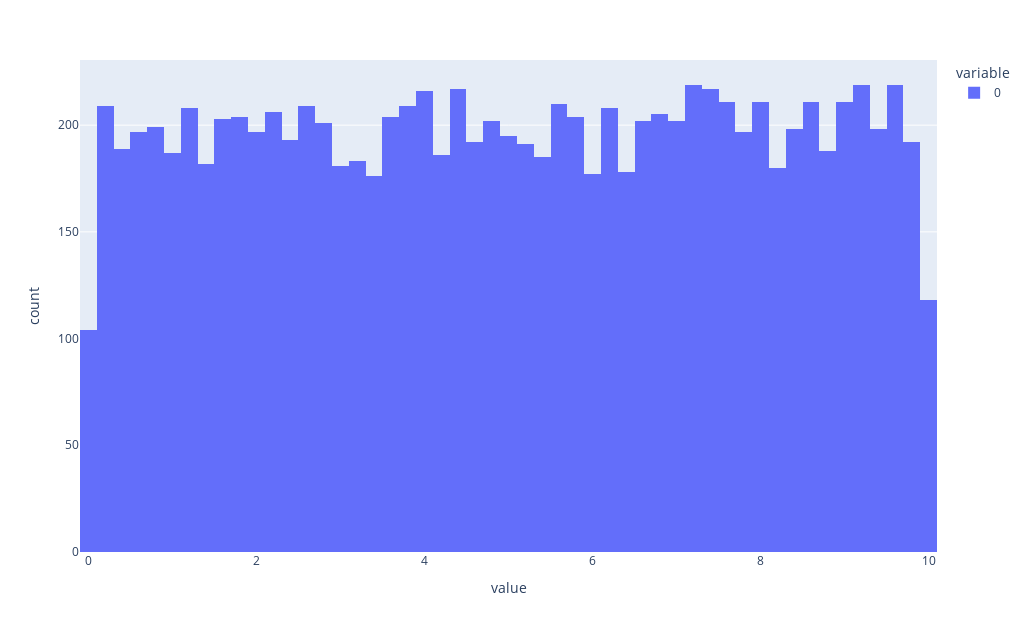

Notebook code for this chart:
### Code cell
px.histogram(uniform_values, width=kWidthPx, height=kHeightPx)

### Figure 1 — Plotly figure (JSON) as saved in the notebook; plotly's stock layout.template omitted (floating-point values rounded to 4 significant figures; data arrays with more than 128 entries replaced by an {"elided": "..."} marker saying what was removed)
{"data": [{"alignmentgroup": "True", "bingroup": "x", "hovertemplate": "variable=0<br>value=%{x}<br>count=%{y}<extra></extra>", "legendgroup": "0", "marker": {"color": "#636efa", "pattern": {"shape": ""}}, "name": "0", "offsetgroup": "0", "orientation": "v", "showlegend": true, "type": "histogram", "x": {"elided": "10000 float values"}, "xaxis": "x", "yaxis": "y"}], "layout": {"barmode": "relative", "height": 632.9, "legend": {"title": {"text": "variable"}, "tracegroupgap": 0}, "margin": {"t": 60}, "width": 1024, "xaxis": {"anchor": "y", "domain": [0, 1], "title": {"text": "value"}}, "yaxis": {"anchor": "x", "domain": [0, 1], "title": {"text": "count"}}}}
